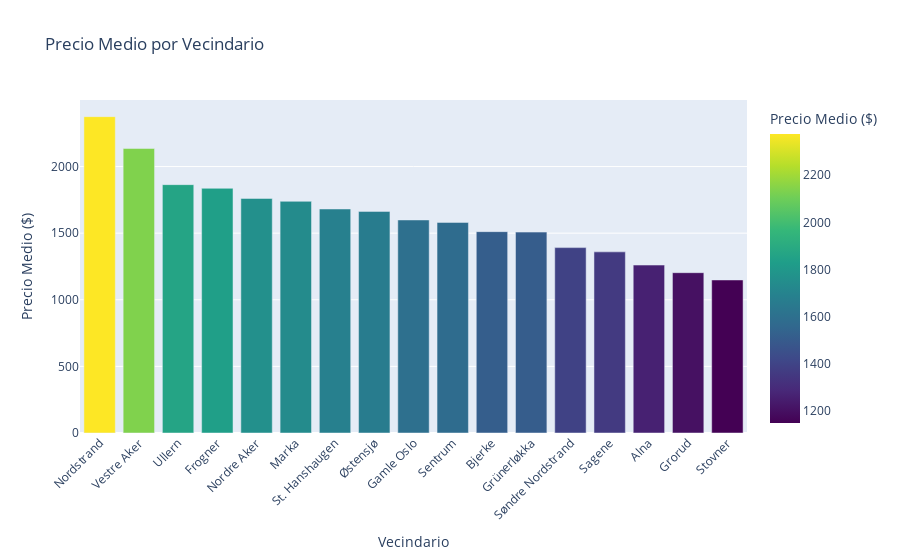

Notebook cell for this chart:
### Code cell
# Calcular el precio promedio por vecindario
neighbourhood_prices = df.groupby('neighbourhood')['price'].mean().reset_index()

# Ordenar por precio medio
neighbourhood_prices = neighbourhood_prices.sort_values('price', ascending=False)

# Crear gráfico de barras interactivo
fig = px.bar(neighbourhood_prices, x='neighbourhood', y='price', 
             title='Precio Medio por Vecindario', 
             labels={'neighbourhood': 'Vecindario', 'price': 'Precio Medio ($)'},
             color='price', 
             color_continuous_scale='Viridis')
fig.update_layout(xaxis_tickangle=-45)
fig.show()

### Figure 1 — Plotly figure (JSON) as saved in the notebook; plotly's stock layout.template omitted (floating-point values rounded to 4 significant figures)
{"data": [{"alignmentgroup": "True", "hovertemplate": "Vecindario=%{x}<br>Precio Medio ($)=%{marker.color}<extra></extra>", "legendgroup": "", "marker": {"color": [2375.0, 2136.0, 1864.0, 1837.0, 1761.0, 1739.0, 1681.0, 1663.0, 1599.0, 1581.0, 1512.0, 1508.0, 1391.0, 1360.0, 1261.0, 1203.0, 1149.0], "coloraxis": "coloraxis", "pattern": {"shape": ""}}, "name": "", "offsetgroup": "", "orientation": "v", "showlegend": false, "textposition": "auto", "type": "bar", "x": ["Nordstrand", "Vestre Aker", "Ullern", "Frogner", "Nordre Aker", "Marka", "St. Hanshaugen", "Østensjø", "Gamle Oslo", "Sentrum", "Bjerke", "Grünerløkka", "Søndre Nordstrand", "Sagene", "Alna", "Grorud", "Stovner"], "xaxis": "x", "y": [2375.0, 2136.0, 1864.0, 1837.0, 1761.0, 1739.0, 1681.0, 1663.0, 1599.0, 1581.0, 1512.0, 1508.0, 1391.0, 1360.0, 1261.0, 1203.0, 1149.0], "yaxis": "y"}], "layout": {"barmode": "relative", "coloraxis": {"colorbar": {"title": {"text": "Precio Medio ($)"}}, "colorscale": [[0, "#440154"], [0.1111, "#482878"], [0.2222, "#3e4989"], [0.3333, "#31688e"], [0.4444, "#26828e"], [0.5556, "#1f9e89"], [0.6667, "#35b779"], [0.7778, "#6ece58"], [0.8889, "#b5de2b"], [1, "#fde725"]]}, "legend": {"tracegroupgap": 0}, "title": {"text": "Precio Medio por Vecindario"}, "xaxis": {"anchor": "y", "domain": [0, 1], "tickangle": -45, "title": {"text": "Vecindario"}}, "yaxis": {"anchor": "x", "domain": [0, 1], "title": {"text": "Precio Medio ($)"}}}}
